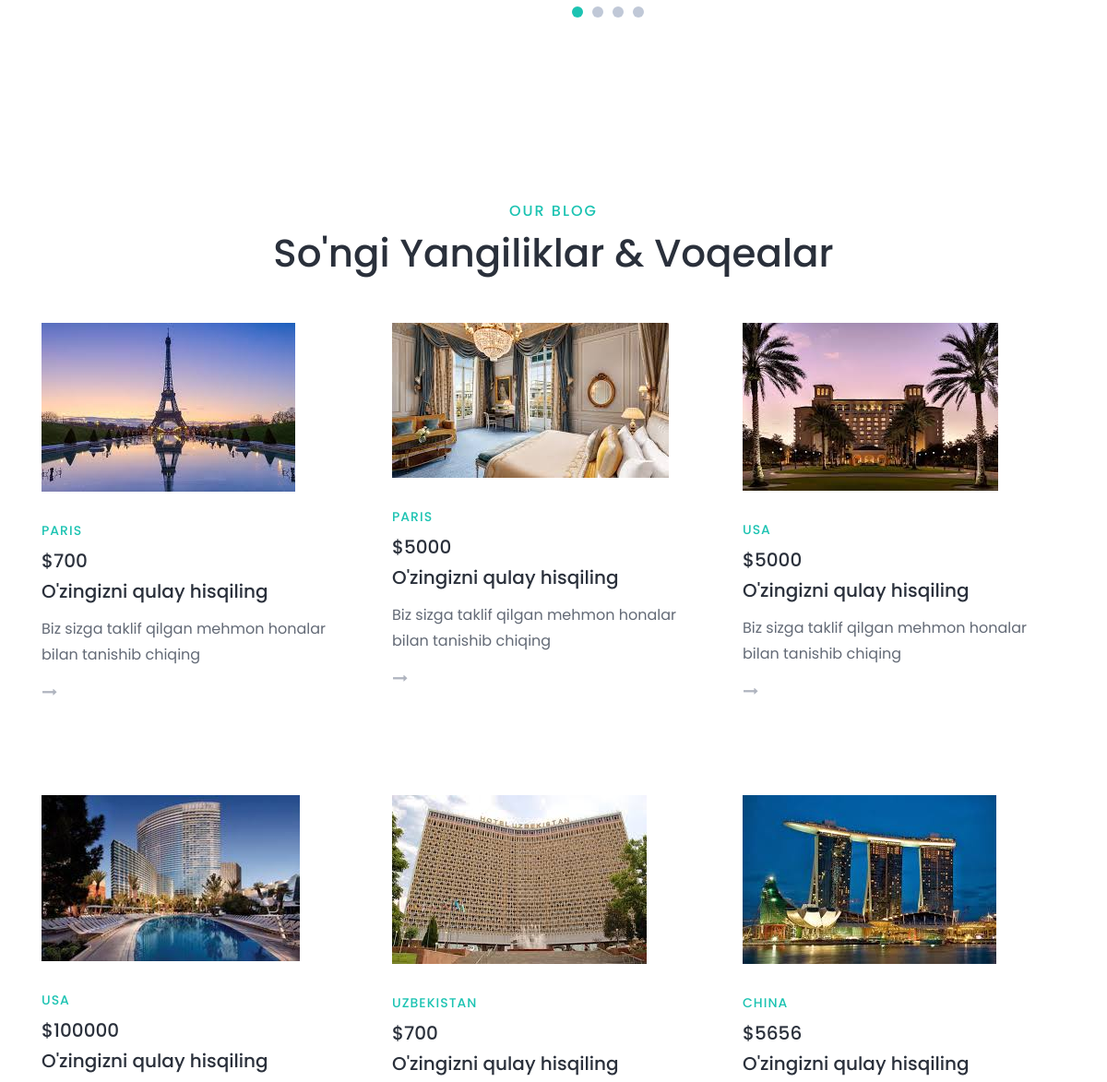
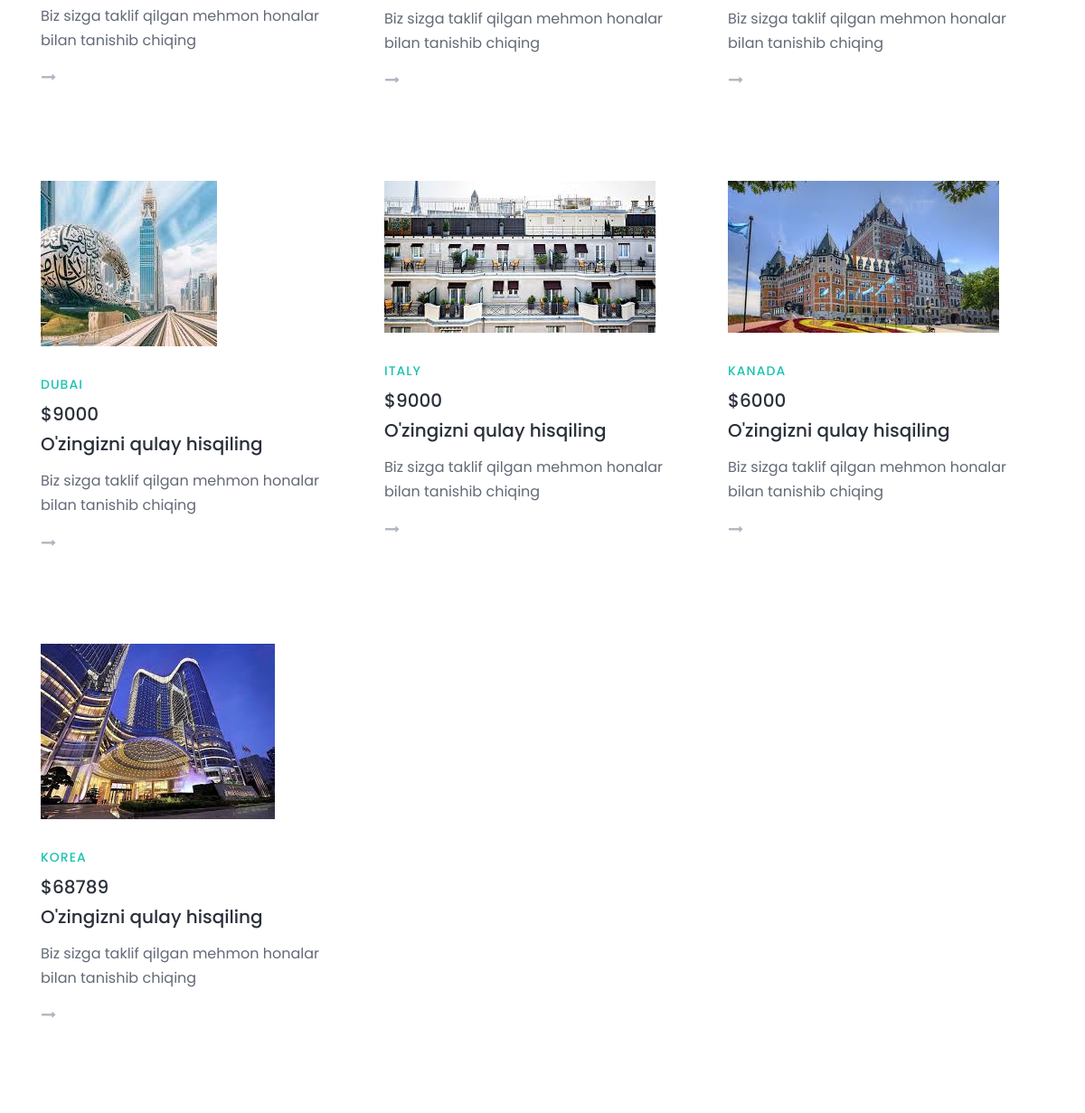
The app's page / (middle part), older data (2 pictures, top to bottom).
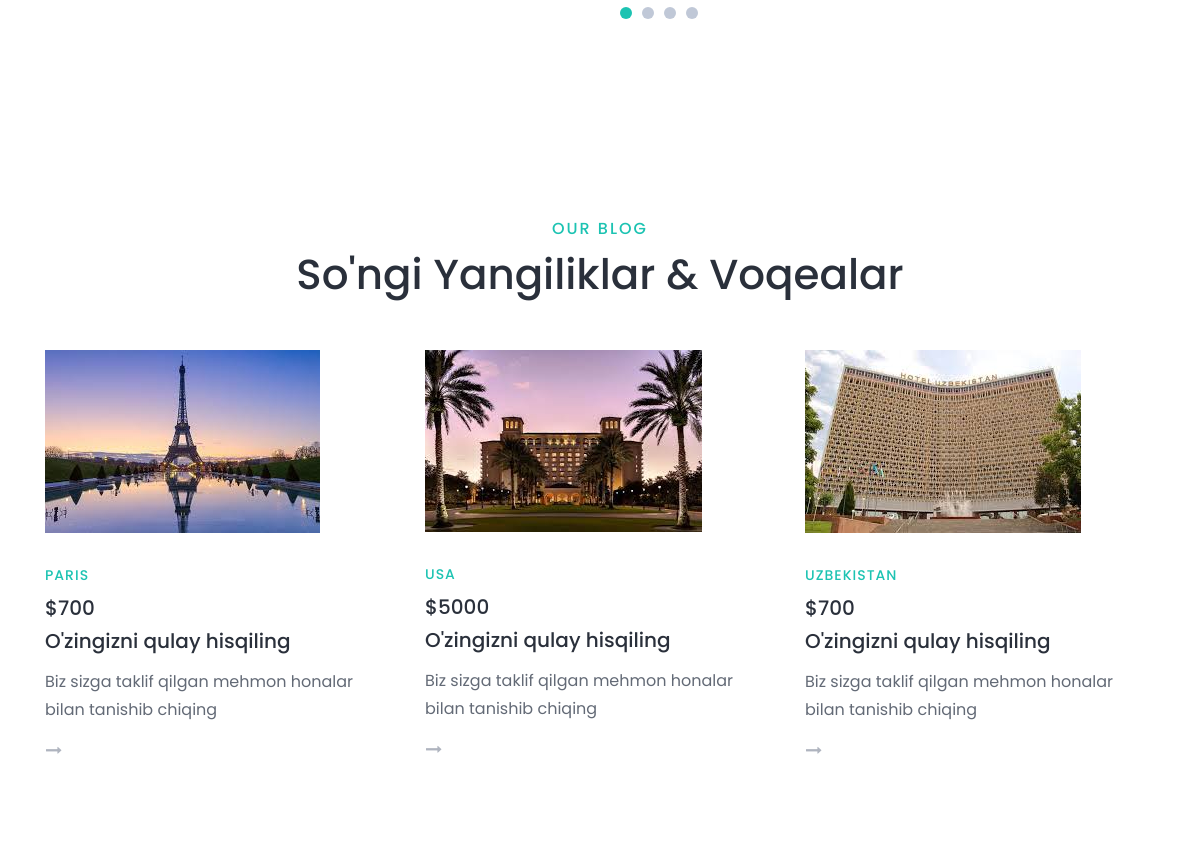
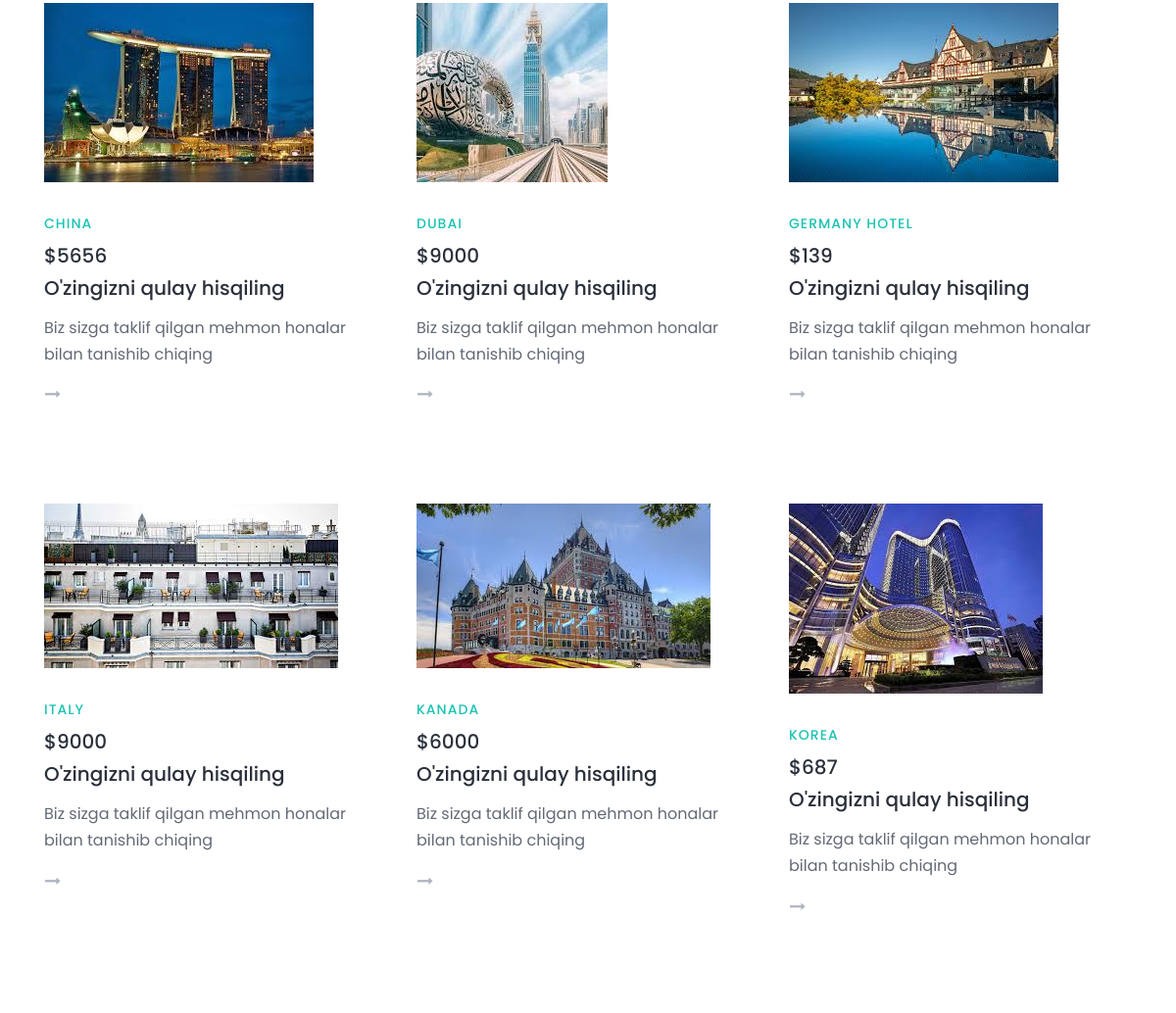
The same page, newer data (2 pictures, top to bottom).
### hotel/models.py (models this page shows, shortened)
class Product(models.Model):
    name=models.CharField(max_length=100)
    malumot=models.CharField(max_length=10000,null=True)
    price=models.PositiveIntegerField()
    category=models.ForeignKey(Category , on_delete=models.CASCADE ,related_name='products')
    image = models.ImageField(upload_to='images' , null=True)

### hotel/views.py (the view)
# urls.py: 2. Add a URL to urlpatterns:  path('', views.home, name='home')
def home(request):
    products = Product.objects.all().order_by('name')
    categories = Category.objects.all()
    return render(request, 'home.html', context={"products": products, "cats": categories})

### templates/home.html (shortened to what this page needs)
{% extends 'base.html' %}
{% load static %}
{% block content %}
<section class="roberto-testimonials-area section-padding-100-0">
    <div class="container">
        <div class="row align-items-center">
            <div class="col-12 col-md-6">
                <div class="testimonial-slides owl-carousel mb-100">
                </div>
            </div>
        </div>
    </div>
</section>
<section class="roberto-blog-area section-padding-100-0">
    <div class="container">
        <div class="row">
            <div class="col-12">
                <div class="section-heading text-center wow fadeInUp" data-wow-delay="100ms">
                    <h6>Our Blog</h6>
                    <h2>So'ngi yangiliklar &amp; Voqealar</h2>
                </div>
            </div>
        </div>
        <div class="row">
            {% for i in products %}
            <div class="col-12 col-md-6 col-lg-4">
                <div class="single-post-area mb-100 wow fadeInUp" data-wow-delay="300ms">
                    <a href="{% url 'batafsil' i.id %}" class="post-thumbnail"><img src="{{i.image.url}}" alt=""></a>
                    <div class="post-meta">
                        <a href="{% url 'batafsil' i.id %}" class="post-catagory">{{i.name}}</a>
                    </div>
                    <h5>${{i.price}}</h5>
                    <a href="#" class="post-title">O'zingizni qulay hisqiling</a>
                    <p>Biz sizga taklif qilgan mehmon honalar bilan tanishib chiqing</p>
                    <a href="index.html" class="btn continue-btn"><i class="fa fa-long-arrow-right" aria-hidden="true"></i></a>
                </div>
            </div>
            {% endfor %}
            </div>
        </div>
</section>
{% endblock content %}

Row changes from the older to the newer data that the page shows:
removed Product: image (picture), name "PARIS", price "5000"
removed Product: image (picture), name "USA", price "100000"
added Product: image (picture), name "GERMANY HOTEL", price "139"
changed Product "KOREA": price "68789" → "687"
